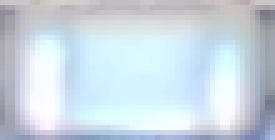
#> input picture templates/0402_cap_above.png, 55 x 28 px, found by its file name (shown 5 times larger)
$ python collect_data_upper.py --template ../templates/0402_cap_above.png --count 200
#> lines starting #> are read from the running program, lines starting #| are printed output that depends on the picture
### machine_control.py
"""
Machine Control Module for DuetPnP

This module handles all machine control operations including:
- Printer class: G-code commands, motion, tool control, calibration
- Feeder class: Rotary belt component feeding system
- Generic centering function: Uses vision feedback for precise positioning

Integrates with machine_vision module for camera configuration and coordinate transforms.
All optimizations from calibration.py and feed.py are preserved.
"""

from dsf.connections import CommandConnection
from machine_vision import VisionTools, CameraConfig, show_frame_with_overlay
import time
import json
import cv2
from typing import Dict, List, Tuple, Optional, Callable

# Valid G-code commands whitelist for validation
VALID_GCODES = [
    'G0', 'G1', 'G2', 'G3', 'G4', 'G28',
    'G29', 'G30', 'G31', 'G32',
    'G38.2', 'G38.3', 'G38.4', 'G38.5',
    'G17', 'G18', 'G19', 'G20', 'G21',
    'G53', 'G54', 'G55', 'G56', 'G57', 'G58', 'G59',
    'G59.1', 'G59.2', 'G59.3', 'G60', 'G68', 'G69',
    'G90', 'G91', 'G92', 'G10', 'G11',
    'M0', 'M1', 'M3', 'M4', 'M5',
    'M17', 'M18', 'M20', 'M21', 'M22', 'M23', 'M24', 'M25',
    'M26', 'M27', 'M28', 'M29', 'M30', 'M32', 'M36', 'M37',
    'M38', 'M39', 'M42',
    'M104', 'M105', 'M106', 'M107', 'M108', 'M109',
    'M116', 'M140', 'M141', 'M143', 'M144', 'M190', 'M191',
    'M111', 'M114', 'M115', 'M119', 'M122',
    'M280', 'M290', 'M291', 'M292', 'M300',
    'M500', 'M501', 'M502', 'M503', 'M505',
    'M409', 'M550', 'M551', 'M552', 'M553', 'M554',
    'M555', 'M556', 'M557', 'M558', 'M559', 'M560',
    'M563', 'M567', 'M568', 'M569',
    'M569.1', 'M569.2', 'M569.3', 'M569.4', 'M569.5', 'M569.6', 'M569.7',
    'M201', 'M201.1', 'M203', 'M204', 'M205', 'M206', 'M207', 'M208',
    'M220', 'M221', 'M566', 'M567', 'M568', 'M569', 'M570',
    'M581', 'M582', 'M584', 'M585', 'M586', 'M587', 'M588', 'M589',
    'M591', 'M592', 'M593', 'M594', 'M595',
    'M80', 'M81', 'M112', 'M999',
    'M600', 'M701', 'M702', 'M703',
    'T-1', 'T0', 'T1', 'T2', 'T3',
]


class Printer:
    """
    Printer control class for Duet3D-based pick-and-place system.

    Handles:
    - G-code command execution and validation
    - Position querying and parsing
    - Tool offset management
    - Vacuum and solenoid control
    - Motion commands
    - Tool calibration operations

    Optimized with vision instance caching and reduced debug verbosity.
    """

    def __init__(self, upward_camera_number: int = 0, debug: bool = False):
        """
        Initialize printer connection.

        Args:
            upward_camera_number: Camera number for the upward-facing camera (default: 0)
            debug: Enable verbose debug printing
        """
        self.connection = CommandConnection(debug=False)
        self.connection.connect()
        self.debug = debug
        self._vision_cache = {}  # Cache VisionTools instances
        self.response = ""
        self.upward_camera_number = upward_camera_number  # Store for later use

        # Load camera configurations (location and LED pins)
        self._load_camera_configs(upward_camera_number)

        # Load machine configuration (vacuum, solenoid, etc.)
        self._load_machine_config()

        print("Printer connection established")

    # [399 lines left out: functions _load_camera_configs, _load_machine_config, send_gcode_command, wait_for_idle, send_gcode_and_wait, close and 13 more, not called in this run]


class Feeder:
    """
    Component feeder control for rotary belt system.

    Manages 3-position rotary feeder with B-axis control.
    Uses rock-back-then-forward feed mechanism.
    """

    # [295 lines left out: functions __init__, home, feed, center_target_in_camera, not called in this run]

### YOLO/scripts/collect_data_upper.py
#!/usr/bin/env python3
"""
YOLO Training Data Collection - Upper Camera (Feeder View)

Automatically collects and labels training data using existing template matching.
Uses the current vision system as "ground truth" to generate YOLO-OBB labels.

Usage:
    python collect_data_upper.py --template ../templates/0402_cap_above.png --count 200
"""

import sys
import os

# Add parent directory to path for imports
sys.path.insert(0, os.path.join(os.path.dirname(__file__), '../..'))

import cv2
import numpy as np
import argparse
import random
import time
from datetime import datetime
from pathlib import Path

from machine_vision import VisionTools, CameraConfig
from machine_control import Printer


# [73 lines left out: functions calculate_obb_corners, corners_to_yolo_obb, draw_obb, not called in this run]


def main():
    parser = argparse.ArgumentParser(description='Collect YOLO-OBB training data from upper camera')
    parser.add_argument('--template', required=True, help='Path to template image')
    parser.add_argument('--count', type=int, default=200, help='Target number of images to collect')
    parser.add_argument('--batch-size', type=int, default=20, help='Pause after this many images')
    parser.add_argument('--jitter', type=float, default=2.0, help='Random X/Y movement range in mm')
    parser.add_argument('--start-x', type=float, help='Starting X position (default: from template config)')
    parser.add_argument('--start-y', type=float, help='Starting Y position (default: from template config)')
    parser.add_argument('--start-z', type=float, help='Focus height (default: from template config)')
    parser.add_argument('--output-dir', default='../data', help='Output directory for images/labels')
    args = parser.parse_args()

    # Resolve paths
    script_dir = Path(__file__).parent
    template_path = Path(args.template)
    if not template_path.is_absolute():
        template_path = script_dir / template_path

    output_dir = Path(args.output_dir)
    if not output_dir.is_absolute():
        output_dir = script_dir / output_dir

    images_dir = output_dir / 'images'
    labels_dir = output_dir / 'labels'
    images_dir.mkdir(parents=True, exist_ok=True)
    labels_dir.mkdir(parents=True, exist_ok=True)

    # Load template to get dimensions
    template = cv2.imread(str(template_path), cv2.IMREAD_GRAYSCALE)
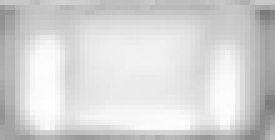
#> template: shape (28, 55) (shown 5 times larger); min 122, max 254, mean 213.6
    if template is None:
        print(f"Error: Could not load template: {template_path}")
        return 1

    template_h, template_w = template.shape[:2]
#> template_h = 28; template_w = 55
    print(f"Template loaded: {template_path.name} ({template_w}x{template_h} pixels)")
#| Template loaded: 0402_cap_above.png (55x28 pixels)

    # Initialize hardware
    print("\nInitializing hardware...")
    printer = Printer(upward_camera_number=0, debug=False)

    # Load camera config for upper camera (camera 2)
    camera_config = CameraConfig('config/camera_config_2.json')
    vision = VisionTools(2, target='tool', camera_config=camera_config, debug=False)

    # Get image dimensions
    img_width = vision.width
    img_height = vision.height
    print(f"Camera resolution: {img_width}x{img_height}")

    # Starting position (can be overridden by args)
    start_x = args.start_x if args.start_x else 0  # Will need to be set
    start_y = args.start_y if args.start_y else 0
    start_z = args.start_z if args.start_z else 177  # Default focus height

    if args.start_x is None or args.start_y is None:
        print("\n⚠️  No starting position specified!")
        print("Please provide --start-x and --start-y for feeder location")
        print("Or position the camera manually and press Enter to use current position...")
        input()
        pos = printer.get_current_position()
        start_x = pos['X']
        start_y = pos['Y']
        start_z = pos['Z']
        print(f"Using current position: X{start_x:.2f}, Y{start_y:.2f}, Z{start_z:.2f}")

    # Select camera tool and turn on LED
    print("\nSetting up camera...")
    printer.select_tool(3)
    printer.control_led(2, True)
    printer.linear_move(z=start_z, f=3000)
    printer.linear_move(x=start_x, y=start_y, f=6000)
    printer.wait_for_idle()
    time.sleep(0.5)

    # Clear camera buffer
    for _ in range(5):
        vision.capture_frame()

    # Session ID for unique filenames
    session_id = datetime.now().strftime("%Y%m%d_%H%M%S")

    print(f"\n{'='*50}")
    print(f"Data Collection Session: {session_id}")
    print(f"Target: {args.count} images")
    print(f"Batch size: {args.batch_size} (pause for manual adjustment)")
    print(f"X/Y jitter: ±{args.jitter}mm")
    print(f"{'='*50}")
    print("\nControls:")
    print("  'q' - Quit collection")
    print("  'p' - Pause/Resume")
    print("  's' - Skip current frame (don't save)")
    print("\nStarting in 3 seconds...")
    time.sleep(3)

    # Collection loop
    collected = 0
    skipped = 0
    failed = 0
    paused = False

    cv2.namedWindow('Data Collection', cv2.WINDOW_NORMAL)

    try:
        while collected < args.count:
            # Check for pause after batch
            if collected > 0 and collected % args.batch_size == 0 and not paused:
                print(f"\n{'='*50}")
                print(f"Batch complete! Collected {collected}/{args.count} images")
                print("Please adjust the feeder/scene for variety.")
                print("Press any key to continue (or 'q' to quit)...")
                print(f"{'='*50}")

                key = cv2.waitKey(0) & 0xFF
                if key == ord('q'):
                    print("Quitting...")
                    break

            # Random jitter movement
            jitter_x = random.uniform(-args.jitter, args.jitter)
            jitter_y = random.uniform(-args.jitter, args.jitter)
            target_x = start_x + jitter_x
            target_y = start_y + jitter_y

            printer.linear_move(x=target_x, y=target_y, f=3000)
            printer.wait_for_idle()
            time.sleep(0.1)  # Let vibrations settle

            # Clear buffer and capture fresh frame
            for _ in range(3):
                vision.capture_frame()

            frame = vision.capture_frame()
            if frame is None:
                print("Failed to capture frame")
                failed += 1
                continue

            # Detect component using template matching
            result = vision.find_component(str(template_path), angle=0, exact_angle=False)
            print(result)

            display = frame.copy()

            if result[0] is not None:
                center, angle = result
                center_x, center_y = center

                # Calculate OBB corners
                corners = calculate_obb_corners(
                    center_x, center_y,
                    template_w, template_h,
                    -angle
                )

                # Draw on display
                draw_obb(display, corners, color=(0, 255, 0), thickness=2)

                # Add info text
                cv2.putText(display, f"Detected: angle={angle}deg", (10, 30),
                           cv2.FONT_HERSHEY_SIMPLEX, 0.7, (0, 255, 0), 2)
                cv2.putText(display, f"Collected: {collected}/{args.count}", (10, 60),
                           cv2.FONT_HERSHEY_SIMPLEX, 0.7, (0, 255, 0), 2)
                cv2.putText(display, f"Jitter: ({jitter_x:+.1f}, {jitter_y:+.1f})mm", (10, 90),
                           cv2.FONT_HERSHEY_SIMPLEX, 0.7, (0, 255, 0), 2)

                # Show preview
                cv2.imshow('Data Collection', display)
                key = cv2.waitKey(100) & 0xFF

                if key == ord('q'):
                    print("Quitting...")
                    break
                elif key == ord('s'):
                    print("Skipped frame")
                    skipped += 1
                    continue
                elif key == ord('p'):
                    paused = not paused
                    print("PAUSED" if paused else "RESUMED")
                    continue

                if paused:
                    continue

                # Save image and label
                filename = f"{session_id}_{collected:04d}"
                img_path = images_dir / f"{filename}.jpg"
                label_path = labels_dir / f"{filename}.txt"

                # Save image
                cv2.imwrite(str(img_path), frame)

                # Save label in YOLO-OBB format
                label_str = corners_to_yolo_obb(corners, img_width, img_height)
                with open(label_path, 'w') as f:
                    f.write(label_str + '\n')

                collected += 1

                if collected % 10 == 0:
                    print(f"Collected {collected}/{args.count} images...")

            else:
                # No detection
                cv2.putText(display, "No component detected", (10, 30),
                           cv2.FONT_HERSHEY_SIMPLEX, 0.7, (0, 0, 255), 2)
                cv2.putText(display, f"Collected: {collected}/{args.count}", (10, 60),
                           cv2.FONT_HERSHEY_SIMPLEX, 0.7, (0, 255, 0), 2)
                cv2.imshow('Data Collection', display)

                key = cv2.waitKey(100) & 0xFF
                if key == ord('q'):
                    break

                failed += 1

    except KeyboardInterrupt:
        print("\nInterrupted by user")

    finally:
        cv2.destroyAllWindows()

        # Return to start position
        printer.linear_move(x=start_x, y=start_y, f=3000)
        printer.control_led(2, False)

        print(f"\n{'='*50}")
        print("Collection Summary:")
        print(f"  Images collected: {collected}")
        print(f"  Frames skipped: {skipped}")
        print(f"  Detection failures: {failed}")
        print(f"  Output directory: {output_dir}")
        print(f"{'='*50}")

        vision.cleanup()

    return 0


if __name__ == '__main__':
    sys.exit(main())
#> (the call stopped at in __init__, `self.connection = CommandConnection(debug=False)`: dsf is not available in this run)
